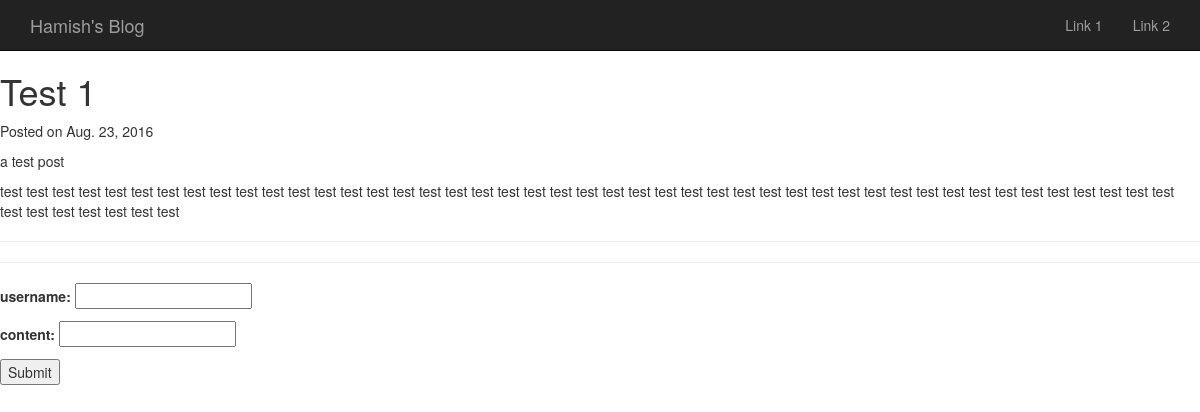
Before: /blog/test1/ with the older database file.
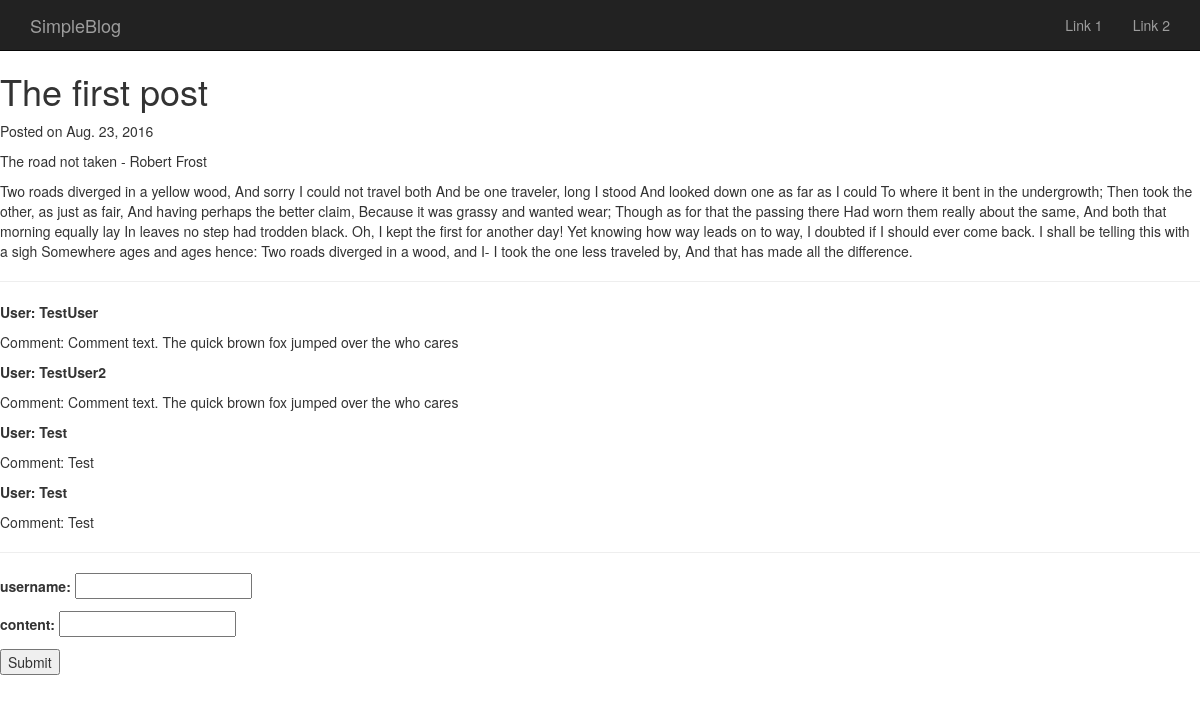
After: the same page with the newer database file.
### blog/models.py (models this page shows, shortened)
class BlogInfo(models.Model):
    name = models.CharField(max_length=100)
    about = models.TextField()
    def getname(self):
        return '%s' % self.name

class Post(models.Model):
    title = models.CharField(max_length=100)
    slug = models.SlugField(unique=True, max_length=100)
    description = models.CharField(max_length=255)
    content = models.TextField()
    published = models.BooleanField(default=True)
    created = models.DateTimeField(auto_now_add=True)
    ordering=['-created']

class Comment(models.Model):
    username = models.CharField(max_length=100)
    content = models.TextField()
    slug = models.SlugField(max_length=100)

### blog/views.py (the view)
# urls.py: url(r'^(?P<slug>[\w\-]+)/$', views.post, name='post'),
def post(request,slug):
    post = get_object_or_404(Post,slug=slug)
    comments = Comment.objects.filter(slug=slug)
    info = BlogInfo.objects.first()
    if request.method == "POST":
        form = CommentForm(request.POST)
        if form.is_valid():
            comment = form.save(commit=False)
            comment.username = request.POST.get('username','')
            comment.content = request.POST.get('content','')
            comment.slug = slug
            comment.save()
            return render(request, 'blog/post.html', {'post': post, 'comments': comments, 'form': form, 'info':info})
    else:
        form = CommentForm()
    if not comments:
        return render(request, 'blog/post.html',{'post':post, 'form':form, 'info':info})
    elif comments:
        return render(request, 'blog/post.html',{'post':post, 'comments':comments, 'form':form, 'info':info})

### blog/forms.py
class CommentForm(forms.ModelForm):
    username = forms.CharField(label='username', max_length=100)
    content = forms.CharField(label='content', max_length=300)
    class Meta:
        model = Comment
        fields = ('username', 'content')

### blog/templates/blog/post.html (shortened to what this page needs)
{% extends 'base.html' %}
{% block blogname %}{{ info.getname }}{% endblock %}
{% block content %}
<article>
<header>
<h1> {{post.title}} </h1>
<p>
Posted on
<time datetime="{{post.created|date:"c"}}">
{{post.created|date}}
</time>
</p>
</header>
<p class="description">
{{post.description}}
</p>
{{post.content|safe}}
</article>
    <hr>
    <comments>
    {% for c in comments %}
        <comment>
            <p class="username"><b>User: {{ c.username }}</b></p>
            <p class="content">Comment: {{ c.content }}</p>
        </comment>
    {% endfor %}
    <hr>
    <SubmitComment>
        <form method="post" class="comment_form"> {% csrf_token %}
            {{ form.as_p }}
            <button type="submit">Submit</button>
        </form>
    </SubmitComment>
    </comments>
{% endblock %}

### blog/templates/base.html (shortened to what this page needs)
{% load static %}
<!DOCTYPE html>
<html lang="en">
    <head>
        <link rel="stylesheet" type="text/css" href="{% static 'blog/bootstrap.min.css' %}">
    </head>
    <body>
        <nav class="navbar navbar-inverse navbar-static-top">
            <div class="container">
                <div class="navbar-header">
                    <a class="navbar-brand" href="/">{% block blogname %}{% endblock %}</a>
                </div>
                <div class="collapse navbar-collapse" id="bs-example-navbar-collapse-1">
                    <ul class="nav navbar-nav navbar-right">
                        <li><a href="#">Link 1</a></li>
                        <li><a href="#">Link 2</a></li>
                    </ul>
                </div>
            </div>
        </nav>
        <div class="content">
        {% block content %}
        {% endblock %}
        </div>
    </body>
</html>

Changed rows visible on the page:
changed BlogInfo: getname "Hamish's Blog" → "SimpleBlog"
changed Post: title "Test 1" → "The first post"; description "a test post" → "The road not taken - Robert Frost"; content "test test test test test test test test test test test test test test test test test test test test test test test test test test test test test test test test test test test test test test test test test test test test test test test test test test test test" → "Two roads diverged in a yellow wood, And sorry I could not travel both And be one traveler, long I stood And looked down one as far as I could To where it bent in the undergrowth; Then took the other, as just as fair, And having perhaps the better claim, Because it was grassy and wanted wear; Though as for that the passing there Had worn them really about the same, And both that morning equally lay In leaves no step had trodden black. Oh, I kept the first for another day! Yet knowing how way leads on to way, I doubted if I should ever come back. I shall be telling this with a sigh Somewhere ages and ages hence: Two roads diverged in a wood, and I- I took the one less traveled by, And that…"
added Comment: username "TestUser", content "Comment text. The quick brown fox jumped over the who cares"
added Comment: username "TestUser2", content "Comment text. The quick brown fox jumped over the who cares"
added Comment: username "Test", content "Test"
added Comment: username "Test", content "Test"
